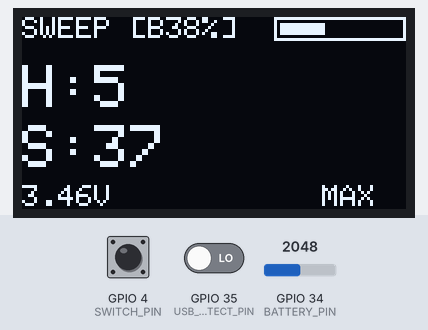
Recording of a sketch running on a simulated ESP32. Parts: 128×64 one-colour display. The inputs (shaded band) are chosen by the test bench; at power-on: GPIO 4 (SWITCH_PIN) HIGH, GPIO 34 (BATTERY_PIN) = 2048, GPIO 35 (USB_DETECT_PIN) LOW. Random numbers use the default seed unless the sketch sets one; no radio packets arrive unless stated; what the sketch prints to the serial monitor is not drawn.

Above: at 1.8 s.
1.9 s: GPIO 4 (SWITCH_PIN) pulled LOW for 3.2 s
At 3.6 s:
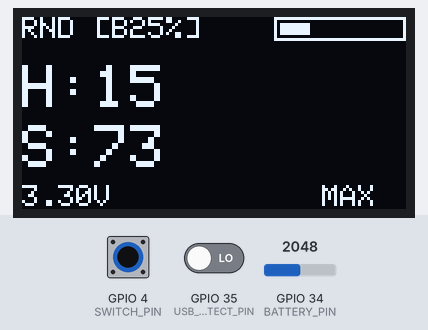
5.7 s: GPIO 34 (BATTERY_PIN) set to 1912
At 5.94 s:
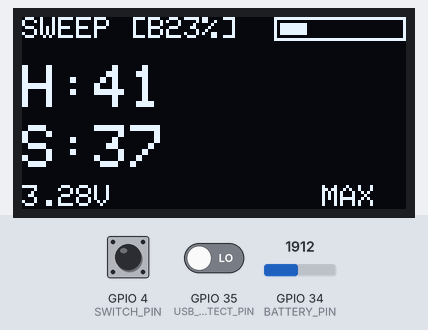
7.3 s: GPIO 34 (BATTERY_PIN) set to 1858
At 8.54 s:
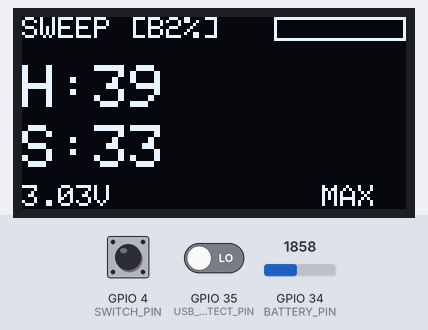
10.3 s: GPIO 35 (USB_DETECT_PIN) driven HIGH
At 10.54 s:
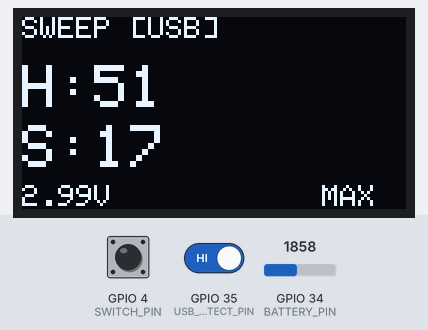
12.5 s: GPIO 4 (SWITCH_PIN) pulled LOW for 0.15 s
At 12.75 s:
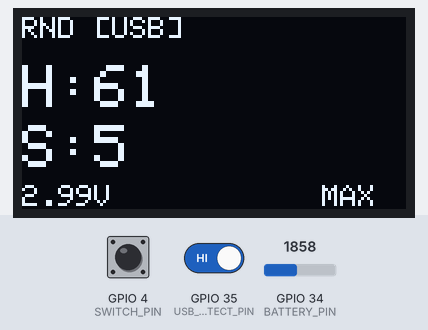
13.2 s: GPIO 34 (BATTERY_PIN) set to 2443
At 13.35 s:
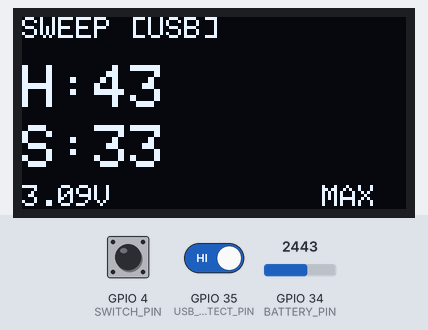

Measured:
- the behaviour switches between 1884 and 1883 on GPIO 34 (BATTERY_PIN) (found by bisection; images 2 and 3)

The sketch:

dual_radio_hopping.ino
```cpp
#include "RF24.h"
#include <SPI.h>
#include <ezButton.h>
#include "esp_bt.h"
#include "esp_wifi.h"
#include <Wire.h>
#include <Adafruit_SSD1306.h>

#define OLED_SDA 32
#define OLED_SCL 33
#define OLED_RESET -1
Adafruit_SSD1306 display(128, 64, &Wire, OLED_RESET);

#define BATTERY_PIN 34
#define USB_DETECT_PIN 35
#define SWITCH_PIN 4

ezButton toggleSwitch(SWITCH_PIN);

SPIClass *sp = nullptr;
SPIClass *hp = nullptr;

RF24 radio(14, 15, 16000000);
RF24 radio1(22, 21, 16000000);

unsigned int flag = 0;
unsigned int flagv = 0;
int ch = 45;
int ch1 = 45;

// Battery smoothing variables
#define BATTERY_SAMPLES 10
float voltageReadings[BATTERY_SAMPLES];
int readingIndex = 0;
float smoothedVoltage = 0;
bool prevUsbState = false;
unsigned long usbChangeTime = 0;

void setup() {
  Serial.begin(115200);

  esp_bt_controller_deinit();
  esp_wifi_stop();
  esp_wifi_deinit();
  esp_wifi_disconnect();

  Wire.begin(OLED_SDA, OLED_SCL);
  if(!display.begin(SSD1306_SWITCHCAPVCC, 0x3C)) {
    Serial.println("OLED failed");
  }

  display.clearDisplay();
  display.setTextSize(1);
  display.setTextColor(SSD1306_WHITE);
  display.setCursor(0,0);
  display.println("BLE Jammer");
  display.println("Init...");
  display.display();

  pinMode(USB_DETECT_PIN, INPUT);
  toggleSwitch.setDebounceTime(50);

  // Initialize battery readings array
  for(int i=0; i<BATTERY_SAMPLES; i++) voltageReadings[i] = 3.7;

  initHP();
  initSP();

  delay(500);
  display.clearDisplay();
}

void initSP() {
  sp = new SPIClass(VSPI);
  sp->begin();
  if (radio1.begin(sp)) {
    Serial.println("SP Started!");
    radio1.setAutoAck(false);
    radio1.stopListening();
    radio1.setRetries(0, 0);
    // MAX POWER: RF24_PA_MAX with LNA enabled (second parameter true)
    radio1.setPALevel(RF24_PA_MAX, true);
    radio1.setDataRate(RF24_2MBPS);
    radio1.setCRCLength(RF24_CRC_DISABLED);
    // Additional power optimization: disable dynamic payload and features
    radio1.setPayloadSize(5);
    radio1.setAddressWidth(3);
    radio1.startConstCarrier(RF24_PA_MAX, ch1);
    display.println("SP:OK");
    display.display();
  } else {
    Serial.println("SP FAILED!");
    display.println("SP:FAIL");
    display.display();
  }
}

void initHP() {
  hp = new SPIClass(HSPI);
  hp->begin(12, 2, 13, 15);

  if (radio.begin(hp)) {
    Serial.println("HP Started!");
    radio.setAutoAck(false);
    radio.stopListening();
    radio.setRetries(0, 0);
    // MAX POWER: RF24_PA_MAX with LNA enabled
    radio.setPALevel(RF24_PA_MAX, true);
    radio.setDataRate(RF24_2MBPS);
    radio.setCRCLength(RF24_CRC_DISABLED);
    // Additional power optimization
    radio.setPayloadSize(5);
    radio.setAddressWidth(3);
    radio.startConstCarrier(RF24_PA_MAX, ch);
    display.println("HP:OK");
    display.display();
  } else {
    Serial.println("HP FAILED!");
    display.println("HP:FAIL");
    display.display();
  }
}

void sweepMode() {
  if (flagv == 0) ch1 += 4; else ch1 -= 4;
  if (flag == 0) ch += 2; else ch -= 2;

  if ((ch1 > 79) && (flagv == 0)) flagv = 1;
  else if ((ch1 < 2) && (flagv == 1)) flagv = 0;

  if ((ch > 79) && (flag == 0)) flag = 1;
  else if ((ch < 2) && (flag == 1)) flag = 0;

  radio.setChannel(ch);
  radio1.setChannel(ch1);
}

void randomMode() {
  int r1 = random(80);
  int r2 = random(80);
  radio.setChannel(r1);
  radio1.setChannel(r2);
  delayMicroseconds(random(60));
}

void readBatteryAndUSB() {
  // Read ADC with averaging
  long sum = 0;
  for(int i=0; i<5; i++) {
    sum += analogRead(BATTERY_PIN);
    delayMicroseconds(100);
  }
  float rawADC = sum / 5.0;

  // Calculate voltage (100k+100k divider = factor of 2)
  float instantVoltage = (rawADC / 4095.0) * 3.3 * 2.0;

  // Smoothing filter (moving average)
  voltageReadings[readingIndex] = instantVoltage;
  readingIndex = (readingIndex + 1) % BATTERY_SAMPLES;

  float total = 0;
  for(int i=0; i<BATTERY_SAMPLES; i++) total += voltageReadings[i];
  smoothedVoltage = total / BATTERY_SAMPLES;

  // USB detection with debouncing
  bool currentUsb = digitalRead(USB_DETECT_PIN) == HIGH;
  if (currentUsb != prevUsbState) {
    if (millis() - usbChangeTime > 100) { // 100ms debounce
      prevUsbState = currentUsb;
    }
  } else {
    usbChangeTime = millis();
  }
}

void updateDisplay(const char* mode) {
  static unsigned long lastUpdate = 0;
  if (millis() - lastUpdate < 200) return;
  lastUpdate = millis();

  readBatteryAndUSB();

  // Calculate percentage based on LiPo curve (3.0V = 0%, 4.2V = 100%)
  int percentage = (int)((smoothedVoltage - 3.0) / 1.2 * 100);
  if (percentage > 100) percentage = 100;
  if (percentage < 0) percentage = 0;

  display.clearDisplay();
  display.setTextSize(1);
  display.setTextColor(SSD1306_WHITE);

  // Top line: Mode and Power Status
  display.setCursor(0,0);
  display.print(mode);

  if (prevUsbState) {
    display.print(" [USB");
    // If voltage is high, show charging indicator
    if (smoothedVoltage > 4.0) display.print("+");
    display.print("]");
  } else {
    display.print(" [B");
    display.print(percentage);
    display.print("%]");
  }

  // Battery bar when on battery
  if (!prevUsbState) {
    int barWidth = map(percentage, 0, 100, 0, 40);
    display.drawRect(84, 0, 44, 8, SSD1306_WHITE);
    if (barWidth > 0) display.fillRect(86, 2, barWidth, 4, SSD1306_WHITE);
  }

  // Channel values
  display.setTextSize(2);
  display.setCursor(0,16);
  display.print("H:"); display.println(ch);
  display.setCursor(0,36);
  display.print("S:"); display.println(ch1);

  // Voltage with 2 decimal precision
  display.setTextSize(1);
  display.setCursor(0,56);
  display.print(smoothedVoltage, 2);
  display.print("V");

  // Show power indicator
  display.setCursor(100,56);
  display.print("MAX");

  display.display();
}

void loop() {
  toggleSwitch.loop();

  if (toggleSwitch.getState() == HIGH) {
    sweepMode();
    updateDisplay("SWEEP");
  } else {
    randomMode();
    updateDisplay("RND");
  }
}
```
